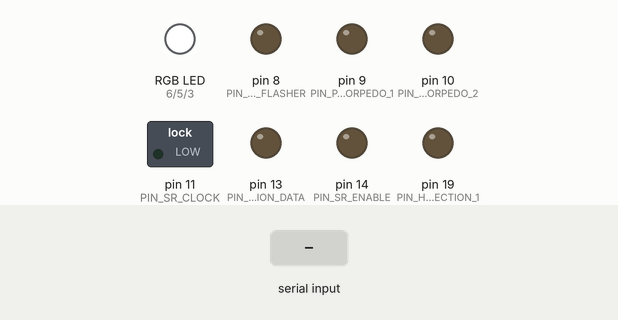
Recording of a sketch running on a simulated Arduino Uno, built with avr-gcc and run on an emulated ATmega328P. Parts: switched loads named in the sketch (green lamp = pin HIGH), an RGB LED mixed from three pins (HIGH = lit), output pins drawn as LEDs (lit = HIGH). Inputs (shaded band) come from the test bench. Dim RGB values are drawn brighter than linear; what the sketch prints to the serial monitor is not drawn.

Above: at 1.2 s.
1.3 s: byte 150 (SERIAL_COMM_START_WARP_DRIVE) received over Serial
At 2.05 s:
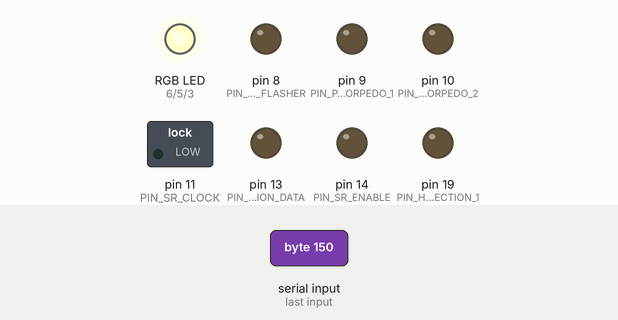
4.3 s: byte 130 (SERIAL_COMM_IMPULSE_DRIVE) received over Serial
At 5.45 s:
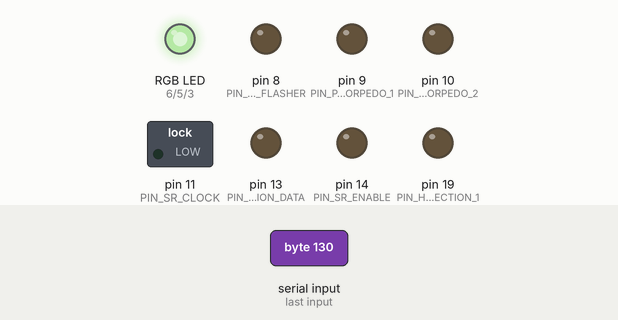
7.3 s: byte 70 (SERIAL_COMM_TORPEDO) received over Serial
At 9.4 s:
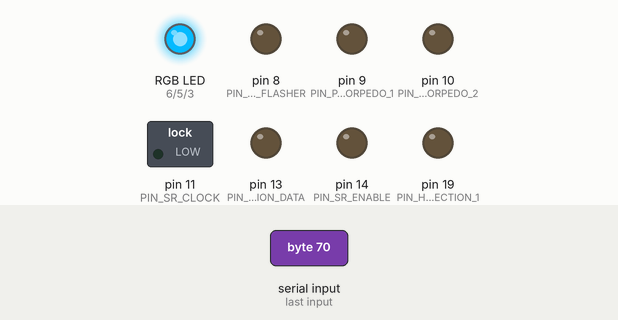
10.3 s: byte 70 (SERIAL_COMM_TORPEDO) received over Serial
At 10.52 s:
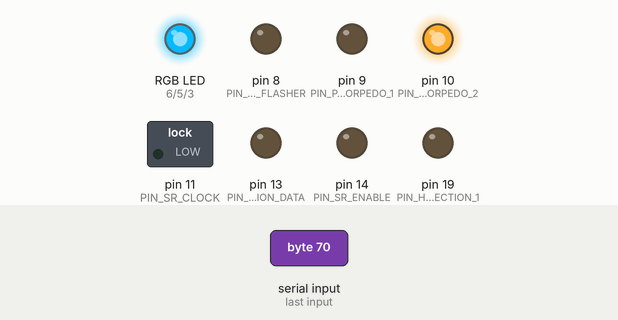
13.3 s: byte 150 (SERIAL_COMM_START_WARP_DRIVE) received over Serial
At 14.06 s:
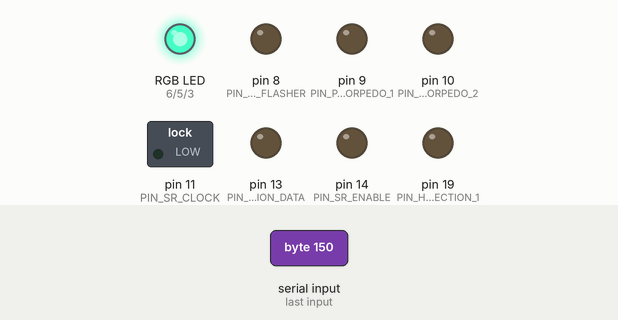
16.3 s: byte 30 (SERIAL_COMM_POWER_OFF) received over Serial
Timing chart, 0 to 23.7 s (numbered marks = the images above; inputs shaded):
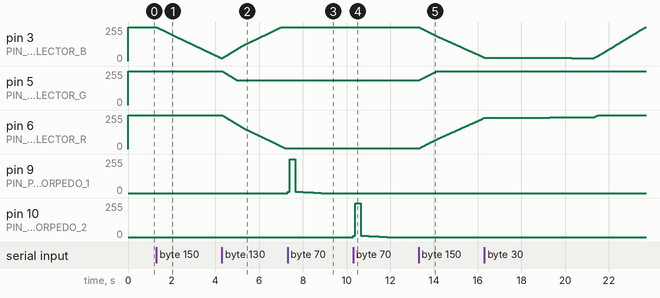

Measured:
- after the input at 1.3 s, pin 3 (PIN_DEFLECTOR_B): moves from 255/255 to 20/255 over 3.0 s, starting at once
- after the input at 4.3 s, pin 5 (PIN_DEFLECTOR_G): moves from 255/255 to 186/255 over 0.68 s, starting at once; pin 6 (PIN_DEFLECTOR_R): moves from 255/255 to 5/255 over 2.9 s, starting at once
- after the input at 7.3 s, pin 9 (PIN_PHOTON_TORPEDO_1): rises from 0/255 to 255/255 in 0.10 s, then falls to 0/255 in 1.5 s
- after the input at 10.3 s, pin 10 (PIN_PHOTON_TORPEDO_2): rises from 0/255 to 255/255 in 0.10 s, then falls to 0/255 in 1.5 s
- after the input at 13.3 s, pin 3 (PIN_DEFLECTOR_B): moves from 255/255 to 26/255 over 3.0 s, starting at once; pin 5 (PIN_DEFLECTOR_G): moves from 186/255 to 255/255 over 0.83 s, starting at once; pin 6 (PIN_DEFLECTOR_R): moves from 5/255 to 234/255 over 3.0 s, starting at once

The sketch:

ENTERPRISE_RECEIVER_2ndHull.ino
```cpp
//#include <EN1701-REFIT.h>
#include <SERIAL_COMM.h>

int incomingByte = 0;   // for incoming serial data
unsigned long saucerSectionData = 0;
byte newImpulseLevel=0;
//unsigned long hullSectionData = 0;

#define SAUCER_SECTION_1 1
#define SAUCER_SECTION_2 2
#define SAUCER_SECTION_3 3
#define SAUCER_SECTION_4 4
#define SAUCER_SECTION_5 5
#define SAUCER_SECTION_6 6
#define SAUCER_SECTION_BRIDGE 8
#define SAUCER_SECTION_LOUNGE 7

#define PIN_HULL_SECTION_1 19

#define PIN_DEFLECTOR_R 6
#define PIN_DEFLECTOR_G 5
#define PIN_DEFLECTOR_B 3
#define PIN_PHOTON_TORPEDO_1 9
#define PIN_PHOTON_TORPEDO_2 10

#define PIN_SR_SECTION_DATA 13
#define PIN_SR_ENABLE 14
#define PIN_SR_LATCH 12
#define PIN_SR_CLOCK 11

#define PIN_NAVIGATION_FLASHER 8

//timer constants
#define RECEIVER_INTERRUPT_FREQUENCY 100 //ms
#define FAST_RECEIVER_INTERRUPT_FREQUENCY 10 //ms
#define flashTimeOn 10
#define flashTimeOff 11
#define beaconTimeOn 25
#define beaconTimeOff 35

byte sectionSignal[] = {0,0};
volatile unsigned long slowPreviousMillis = 0;
volatile unsigned long fastPreviousMillis = 0;
boolean bPowerOn = false;
boolean bNavBeaconOn = false;
boolean bNavFlasherOn = false;
boolean fullImpulse = false;

byte crystalSignal[] = {0,0,0,0};
byte nacelleSignal[] = {0,0,0,0};
byte newDeflectorRGB[] = {0,0,0};
byte oldDeflectorRGB[] = {0,0,0};
byte impulseLevelSignal[] = {SERIAL_COMM_IMPULSE_DRIVE, 0};

byte torpedo_tube = PIN_PHOTON_TORPEDO_1;

static byte colorWhite[] = {10, 10, 10};
static byte colorAmber[] = {250, 69, 0};
static byte colorBlue[] = {0, 0, 255};
static byte colorOff[] = {0, 0, 0};

void setup() {
  pinMode(PIN_SR_ENABLE, OUTPUT);
  digitalWrite(PIN_SR_ENABLE,HIGH);

  Serial.begin(9600);
  pinMode(PIN_NAVIGATION_FLASHER, OUTPUT);
  pinMode(PIN_SR_CLOCK, OUTPUT);
  pinMode(PIN_SR_LATCH, OUTPUT);
  pinMode(PIN_SR_SECTION_DATA, OUTPUT);
  pinMode(PIN_DEFLECTOR_R, OUTPUT);
  pinMode(PIN_DEFLECTOR_G, OUTPUT);
  pinMode(PIN_DEFLECTOR_B, OUTPUT);
  pinMode(PIN_PHOTON_TORPEDO_1, OUTPUT);
  pinMode(PIN_PHOTON_TORPEDO_2, OUTPUT);

  pinMode(PIN_HULL_SECTION_1, OUTPUT);

  setDeflector(colorOff);
  analogWrite(PIN_DEFLECTOR_R,255);
  analogWrite(PIN_DEFLECTOR_G,255);
  analogWrite(PIN_DEFLECTOR_B,255);

  updateSaucerSectionDataRegister();
  //updateHullSectionDataRegister();

  digitalWrite(PIN_SR_ENABLE,LOW);

  OCR0A = 0xAF;
  TIMSK0 |= _BV(OCIE0A);
}

SIGNAL(TIMER0_COMPA_vect)
{
  unsigned long currentMillis = millis();

  if (currentMillis - slowPreviousMillis >= RECEIVER_INTERRUPT_FREQUENCY) {  //execute any timed operations every INTERRRUPT FREQ ms
    // save the last time you did a repeatable item clear
    slowPreviousMillis = currentMillis;
    updateNavBeacon(bNavBeaconOn);
    //randomSaucerSectionUpdate(bPowerOn);
  } //end if timer

  if (currentMillis - fastPreviousMillis >= FAST_RECEIVER_INTERRUPT_FREQUENCY) {
    fastPreviousMillis = currentMillis;
    checkDeflectorLevel();
  }
}

void checkDeflectorLevel(){

   bool oper_R = (oldDeflectorRGB[0] >= newDeflectorRGB[0]) ? 0:1;
   bool oper_G = (oldDeflectorRGB[1] >= newDeflectorRGB[1]) ? 0:1;
   bool oper_B = (oldDeflectorRGB[2] >= newDeflectorRGB[2]) ? 0:1;

   if ( oldDeflectorRGB[0] != newDeflectorRGB[0] ) {
     if ( oper_R ) {
       analogWrite(PIN_DEFLECTOR_R, (255-(++oldDeflectorRGB[0])));
     }
     else {
       analogWrite(PIN_DEFLECTOR_R, (255-(--oldDeflectorRGB[0])));
     }
   }

   if ( oldDeflectorRGB[1] != newDeflectorRGB[1] ) {
      if ( oper_G ) {
         analogWrite(PIN_DEFLECTOR_G, (255-(++oldDeflectorRGB[1])));
      }
      else {
         analogWrite(PIN_DEFLECTOR_G, (255-(--oldDeflectorRGB[1])));
      }
   }

   if ( oldDeflectorRGB[2] != newDeflectorRGB[2] ) {
      if ( oper_B ) {
         analogWrite(PIN_DEFLECTOR_B, (255-(++oldDeflectorRGB[2])));
      }
      else {
         analogWrite(PIN_DEFLECTOR_B, (255-(--oldDeflectorRGB[2])));
      }
   }
}

void setDeflector(byte color[]) {
      newDeflectorRGB[0] = color[0];
      newDeflectorRGB[1] = color[1];
      newDeflectorRGB[2] = color[2];
}

void updateNavBeacon(boolean bPowerOn){

  static byte bCounter=0;
  static boolean bBeaconOn=false;
  static boolean bFlasherOn=false;

  if (bPowerOn) {
     if (bCounter >= beaconTimeOn && bCounter < beaconTimeOff ){
        if ( !bBeaconOn ) {
          Serial.write(SERIAL_COMM_NAV_BEACON_ON);
          bBeaconOn = true;
        }
     }

     if (bBeaconOn && bCounter >= beaconTimeOff ){
        Serial.write(SERIAL_COMM_NAV_BEACON_OFF);
        bCounter = -1;
        bBeaconOn = false;
     }

     if (bCounter >= flashTimeOn && bCounter < flashTimeOff ){
        if ( !bFlasherOn ){
          digitalWrite(PIN_NAVIGATION_FLASHER, HIGH);
          Serial.write(SERIAL_COMM_NAV_FLASHER_ON);
          bFlasherOn = true;
        }
     }

     if ( bFlasherOn && bCounter >= flashTimeOff ) {
        digitalWrite(PIN_NAVIGATION_FLASHER, LOW);
        Serial.write(SERIAL_COMM_NAV_FLASHER_OFF);
        bFlasherOn = false;
     }
     bCounter++;
  }
  else {  //power is off
    if ( bBeaconOn ){
      bBeaconOn = false;
      Serial.write(SERIAL_COMM_NAV_BEACON_OFF);
    }
    if ( bFlasherOn ){
      bFlasherOn = false;
      digitalWrite(PIN_NAVIGATION_FLASHER, LOW);
      Serial.write(SERIAL_COMM_NAV_FLASHER_OFF);
    }
  }
}

/*void toggleSaucerSection(byte section){
    int sectionNumber = section - 1;
    if (bPowerOn) {
       if (bitRead(saucerSectionData, sectionNumber) == 1){
          bitClear(saucerSectionData, sectionNumber);
       }
       else {
          bitSet(saucerSectionData, sectionNumber);
       }
       updateSaucerSectionDataRegister();
    }
}*/

/*void randomSaucerSectionUpdate(boolean bPowerOn) { //called every POLLING_FREQUENCY ms
   static byte changeCounter=0; //increments every INTERRUPT_FREQ duration
   static byte changeLimit=50; //INTERRUPT_FREQ*changeLimit = ms duration

   if (bPowerOn) {
    //after some random elasped time, toggle one of the sections on or off at random
      if (changeCounter++ > changeLimit){
        changeCounter=0;
        changeLimit = random(20,80);
        saucerSectionData ^= (0x0001 << random(0,6));
      }
      updateSaucerSectionDataRegister();
   }
}*/

/*void updateHullSectionDataRegister()
{
   digitalWrite(PIN_SR_LATCH, LOW);
   shiftOut(PIN_SR_SECTION_DATA, PIN_SR_CLOCK, LSBFIRST, (hullSectionData & 0xFF));
   //shiftOut(PIN_SR_SECTION_DATA, PIN_SR_CLOCK, LSBFIRST, (sectionData & 0xFF00) >> 8);
   digitalWrite(PIN_SR_LATCH, HIGH);
}*/

/*void sectionPower( byte num, ... ){
  va_list arguments;
  va_start ( arguments, num );

  bool set = va_arg(arguments, bool);
  int delayReturn = va_arg(arguments, int);

  for (byte count = 0; count<(num-2); count++){
    byte bitToSet = va_arg(arguments, byte) - 1;
    if (set){
      bitSet(saucerSectionData, bitToSet);
    }
    else {
      bitSet(saucerSectionData, bitToSet);
    }
  }

  va_end(arguments);
  updateSaucerSectionDataRegister();
  delay(delayReturn);
}*/

/*void decreaseImpulseDrive() {
  impulseLevelSignal[1]-=50;

  if (impulseLevelSignal[1] < 0){
    impulseLevelSignal[1]=0;
  }
  Serial.write(impulseLevelSignal, 2);
}

void increaseImpulseDrive() {
  impulseLevelSignal[1]+=50;

  if (impulseLevelSignal[1] > 255){
    impulseLevelSignal[1]=255;
  }

  Serial.write(impulseLevelSignal, 2);
}*/

void setImpulseDrive(byte level) {
   impulseLevelSignal[1] = level;
   Serial.write(impulseLevelSignal, 2);
}

void fireTorpedo() {
   analogWrite(torpedo_tube, 10);
   delay(100);
   digitalWrite(torpedo_tube, HIGH);
   delay(250);

   for (int brightness=10; brightness>=0; brightness-=1){
      analogWrite(torpedo_tube, brightness);
      delay(120);
   }

   if ( torpedo_tube == PIN_PHOTON_TORPEDO_1 ){
      torpedo_tube = PIN_PHOTON_TORPEDO_2;
   }
   else {
      torpedo_tube = PIN_PHOTON_TORPEDO_1;
   }
}

void delayedSectionUpdate(int returnDelay){
  updateSaucerSectionDataRegister();
  delay(returnDelay);
}

void powerSaucerSectionUp(){

  bitSet(saucerSectionData, (SAUCER_SECTION_LOUNGE-1));
  delayedSectionUpdate(1000);
  bitSet(saucerSectionData, (SAUCER_SECTION_3 - 1));
  bitSet(saucerSectionData, (SAUCER_SECTION_4 - 1));
  delayedSectionUpdate(1000);
  bitSet(saucerSectionData, (SAUCER_SECTION_2 - 1));
  bitSet(saucerSectionData, (SAUCER_SECTION_5 - 1));
  delayedSectionUpdate(1000);
  bitSet(saucerSectionData, (SAUCER_SECTION_1 - 1));
  bitSet(saucerSectionData, (SAUCER_SECTION_6 - 1));
  delayedSectionUpdate(1000);
  delayedSectionUpdate(1000);
  bitSet(saucerSectionData, (SAUCER_SECTION_BRIDGE - 1));
  delayedSectionUpdate(0);
}

void powerSaucerSectionDown(){
  bitClear(saucerSectionData, (SAUCER_SECTION_BRIDGE - 1));
  delayedSectionUpdate(1000);
  bitClear(saucerSectionData, (SAUCER_SECTION_1 - 1));
  bitClear(saucerSectionData, (SAUCER_SECTION_6 - 1));
  delayedSectionUpdate(1000);
  bitClear(saucerSectionData, (SAUCER_SECTION_3 - 1));
  bitClear(saucerSectionData, (SAUCER_SECTION_4 - 1));
  delayedSectionUpdate(1000);
  bitClear(saucerSectionData, (SAUCER_SECTION_2 - 1));
  bitClear(saucerSectionData, (SAUCER_SECTION_5 - 1));
  delayedSectionUpdate(1000);
  bitClear(saucerSectionData, (SAUCER_SECTION_LOUNGE-1));
  delayedSectionUpdate(1000);
}

void runShutdownSequence(){
  bNavBeaconOn=false;
  bNavFlasherOn=false;
  bPowerOn = false;
  setImpulseDrive(0);
  Serial.write(SERIAL_COMM_STOP_WARP_DRIVE);
  powerSaucerSectionDown();

  digitalWrite(PIN_HULL_SECTION_1, LOW);

  setDeflector(colorOff);
  setNacelles(colorWhite);
  setCrystal(colorWhite);
}

void runStartUpSequence() {

  setCrystal(colorAmber);
  setNacelles(colorBlue);
  delay(2000);
  powerSaucerSectionUp();

  digitalWrite(PIN_HULL_SECTION_1, HIGH);

  //start nav lights
  bPowerOn = true;
  bNavBeaconOn=true;
  bNavFlasherOn=true;

  delay(1000);
  setDeflector(colorAmber);
  delay(750);
}

void setCrystal(byte pRGB[]) {
   crystalSignal[0] = SERIAL_COMM_CRYSTAL_COLOR;
   crystalSignal[1] = pRGB[0];
   crystalSignal[2] = pRGB[1];
   crystalSignal[3] = pRGB[2];
   Serial.write(crystalSignal, 4);
}

void setNacelles(byte pRGB[]) {
   nacelleSignal[0] = SERIAL_COMM_NACELLE_COLOR;
   nacelleSignal[1] = pRGB[0];
   nacelleSignal[2] = pRGB[1];
   nacelleSignal[3] = pRGB[2];
   Serial.write(nacelleSignal, 4);
}

void updateSaucerSectionDataRegister(){
   sectionSignal[0] = SERIAL_COMM_SAUCER_SECTION;
   sectionSignal[1] = (saucerSectionData & 0xFF);
   Serial.write(sectionSignal, 2);
}

void loop() {

   if (Serial.available() > 0) {

     // read the incoming byte:
     incomingByte = Serial.read();

     switch (incomingByte) {
       case SERIAL_COMM_POWER_OFF:
          Serial.write(SERIAL_COMM_POWER_OFF);
          runShutdownSequence();
          break;
       case SERIAL_COMM_POWER_ON: //power on
          runStartUpSequence();
          Serial.write(SERIAL_COMM_POWER_ON);
          break;
       case SERIAL_COMM_TORPEDO:
          fireTorpedo();
          break;
       case SERIAL_COMM_PHASER_ON:
          Serial.write(SERIAL_COMM_PHASER_ON);
          break;
       case SERIAL_COMM_PHASER_OFF:
          Serial.write(SERIAL_COMM_PHASER_OFF);
          break;
       case SERIAL_COMM_START_WARP_DRIVE:
          setCrystal(colorBlue);
          setDeflector(colorBlue);
          Serial.write(SERIAL_COMM_START_WARP_DRIVE);
          break;
       case SERIAL_COMM_STOP_WARP_DRIVE:
          Serial.write(SERIAL_COMM_STOP_WARP_DRIVE);
          break;
       case SERIAL_COMM_INCREASE_WARP_DRIVE:
          Serial.write(SERIAL_COMM_INCREASE_WARP_DRIVE);
          break;
       case SERIAL_COMM_DECREASE_WARP_DRIVE:
          Serial.write(SERIAL_COMM_DECREASE_WARP_DRIVE);
          break;
       case SERIAL_COMM_IMPULSE_DRIVE:
          setCrystal(colorAmber);
          setDeflector(colorAmber);
          Serial.readBytes(&newImpulseLevel,1);
          setImpulseDrive(newImpulseLevel);
          break;
       default:
          break;
     } ///end switch
   } //if serial
}  //loop
```
